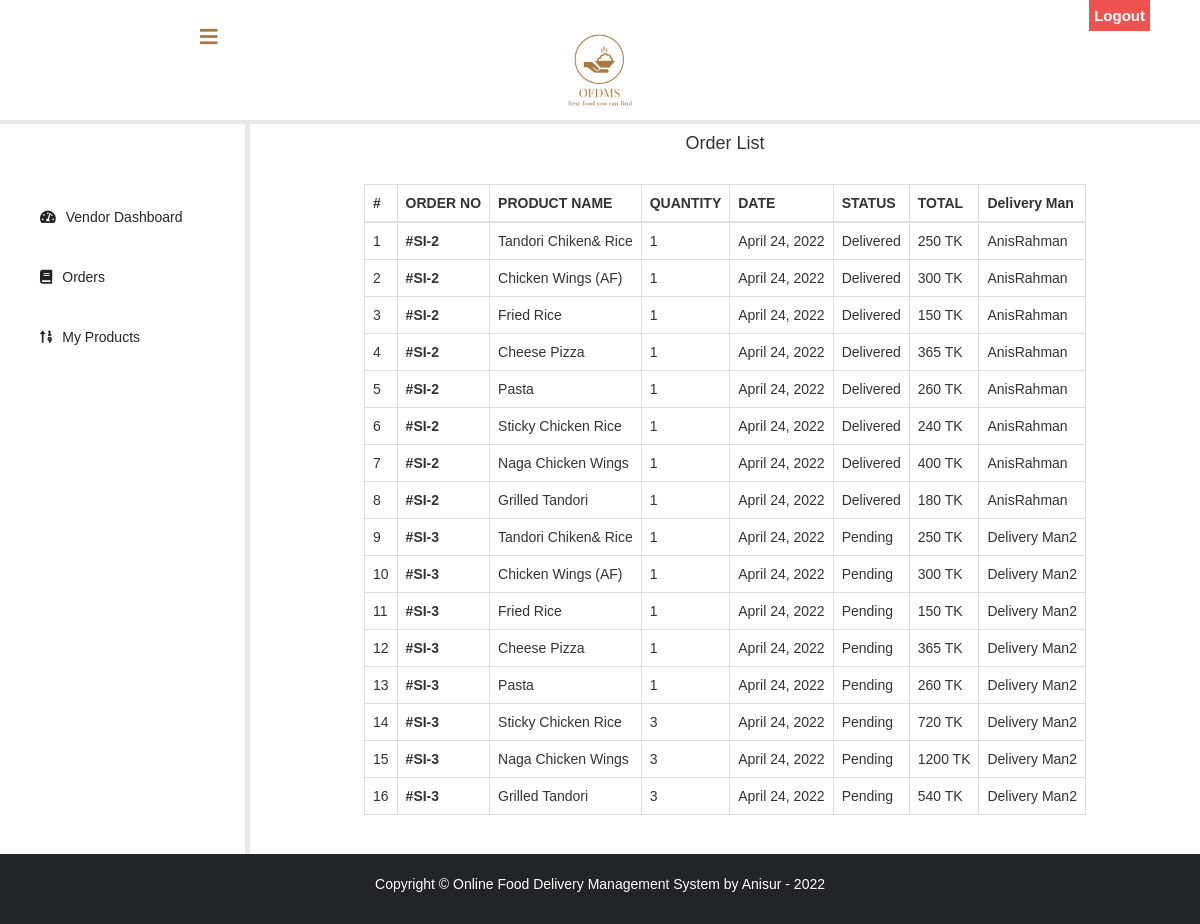
/vendor/order-details/ (signed in), run on the app's committed database.
### deliveryman/models.py (models this page shows, shortened)
class Delivery(models.Model):
    user = models.OneToOneField(User, on_delete=models.CASCADE)
    firstname = models.CharField(max_length=20, null=False, default='')
    lastname = models.CharField(max_length=20, null=False, default='')
    mobile = models.CharField(max_length=20, null=False)
    status = models.CharField(max_length=20, null=False, default=0)
    def __str__(self):
        return self.firstname + self.lastname

### product/models.py (models this page shows)
class Product(models.Model):
    name = models.CharField(max_length=20, null=False)
    price = models.CharField(max_length=20, null=False)
    category = models.ForeignKey(ProductCategory, on_delete=models.CASCADE, null=True)
    created_by = models.ForeignKey(vmodel.Vendor, on_delete=models.CASCADE, null=True)
    image= models.ImageField(upload_to='product/img/',null=True,blank=True)
    status= models.CharField(max_length=20,default=0)
    description= models.TextField(default='')

### mainapp/models.py (models this page shows, shortened)
class Orders(models.Model):
    order_by = models.ForeignKey(Users, on_delete=models.CASCADE, null=True)
    order_id= models.AutoField(primary_key=True)
    items_json= models.CharField(max_length=5000)
    name=models.CharField(max_length=90)
    email=models.CharField(max_length=111)
    address=models.CharField(max_length=111)
    city=models.CharField(max_length=111)
    state=models.CharField(max_length=111)
    zip_code=models.CharField(max_length=111)
    phone=models.CharField(max_length=111)
    status=models.CharField(max_length=111,default=0)
    payment_type=models.CharField(max_length=111,default=0)
    payment_ref=models.CharField(max_length=111,default=0)
    date=models.DateField()
    dman = models.ForeignKey(Delivery, on_delete=models.CASCADE, null=True)

### vendor/views.py (the view)
# urls.py: path('order-details', views.product_orders, name='orrder_details1'),
@login_required(login_url='vendor/login')
@user_passes_test(is_vendor)
def product_orders(request):
    dtoform = DtDmanForm()
    order = mmodel.Orders.objects.all().filter()
    dict = {'order': order,'dtoform':dtoform}
    datalist = []
    for j in order:
        item = json.loads(j.items_json)
        subtotal = 0
        qty = 0
        qty2 = 0
        for i in item:
            id = i.split("pr")[1]
            qty1 = item[i][0]
            price = pmodel.Product.objects.get(id=id).price
            total = int(qty1) * int(price)
            name = pmodel.Product.objects.get(id=id).name
            vendor = pmodel.Product.objects.get(id=id).created_by
            if vendor == models.Vendor.objects.get(user_id=request.user.pk):
                datadict = {
                    'order_no': j.order_id,
                    'product_name': name,
                    'qty': qty1,
                    'total': total,
                    'date': j.date,
                    'status': 'Pending' if j.status == '0' else 'Delivered',
                    'dman': j.dman,
                }
                datalist.append(datadict)
    dict.update({'datalist': datalist})
    if request.POST:
        order_form = DtDmanForm(request.POST)
        if order_form.is_valid():
            order = models.Orders.objects.get(order_id=request.POST.get('order_id'))
            order.dman = dmodel.Delivery.objects.get(id=request.POST.get('dman_id'))
            order.save()
    return render(request,'vendor/order-details.html',context=dict)

### vendor/views.py (called while the page is built)
def is_vendor(user):
    return user.groups.filter(name='VENDOR').exists()

### templates/vendor/order-details.html (shortened to what this page needs)
{% extends 'vendor/base.html' %}
{% load widget_tweaks %}
{% load static %}
{% block content %}
<head>
  </head>
<br><br>
  <div class="container-fluid">
    <div class="text-center">
        <h4>Order List</h4>
    </div>
     <div style="margin-top: 3rem">
         <table class="table table-bordered">
             <thead class="thead-light">
               <tr>
            <th>#</th>
            <th >ORDER NO</th>
            <th >PRODUCT NAME</th>
            <th >QUANTITY</th>
            <th >DATE</th>
            <th >STATUS</th>
            <th >TOTAL</th>
                   <th>Delivery Man</th>
          </tr>
             </thead>
             <tbody>
             {% for i in datalist %}
          <tr>
            <td class="no">{{ forloop.counter }}</td>
            <td class="desc"><strong>#SI-{{ i.order_no }}</strong></td>
            <td class="unit">{{ i.product_name }}</td>
            <td class="qty">{{ i.qty }}</td>
            <td class="unit">{{ i.date }}</td>
            <td class="qty">{{ i.status }}</td>
            <td class="total">{{ i.total }} TK</td>
            <td class="total">{% if i.dman %}{{ i.dman }}{% else %}Not Assigned{% endif %}</td>
          </tr>
        {% endfor %}
             </tbody>
         </table>
     </div>
  </div>
<br><br><br><br><br><br><br><br><br><br>
{% endblock content %}

### templates/vendor/base.html (style rules this page uses)
body { margin: 0; padding: 0; font-family: "Gill Sans", sans-serif;; }

### data on the page
Delivery: order_no "2", product_name "Tandori Chiken& Rice", qty "1", date "April 24, 2022", status "Delivered", total "250", dman "AnisRahman", product_name "Chicken Wings (AF)", total "300", product_name "Fried Rice", total "150", product_name "Cheese Pizza", total "365", product_name "Pasta", total "260", product_name "Sticky Chicken Rice", total "240", product_name "Naga Chicken Wings", total "400", product_name "Grilled Tandori", total "180"
Delivery: order_no "3", product_name "Tandori Chiken& Rice", qty "1", date "April 24, 2022", status "Pending", total "250", dman "Delivery Man2", product_name "Chicken Wings (AF)", total "300", product_name "Fried Rice", total "150", product_name "Cheese Pizza", total "365", product_name "Pasta", total "260", product_name "Sticky Chicken Rice", qty "3", total "720", product_name "Naga Chicken Wings", total "1200", product_name "Grilled Tandori", total "540"
